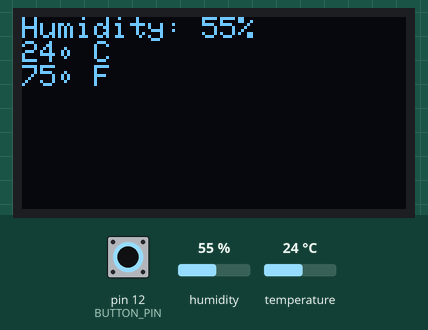
The sketch below on a simulated Arduino Uno, built with avr-gcc and run on an emulated ATmega328P. Shown: 128×64 one-colour display. The test bench sets the inputs (shaded band); at power-on: pin 12 (BUTTON_PIN) HIGH, humidity 55 %, temperature 24 °C. What the sketch prints to the serial monitor is not drawn.

3.3 s: pin 12 (BUTTON_PIN) pulled LOW for 0.15 s
Above: at 3.44 s.
5.0 s: pin 12 (BUTTON_PIN) pulled LOW for 1 s
7.5 s: pin 12 (BUTTON_PIN) pulled LOW for 3.2 s
Timing chart, 0 to 10.5 s (numbered marks = the images above; inputs shaded):
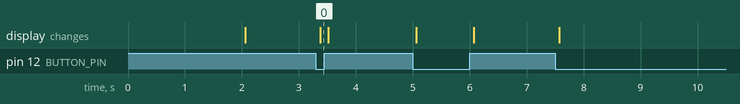

Measured:
- after the input at 3.3 s, the display: changes after 0.08 s (image 0)

The sketch:

IOT_button_OLED_dht22.ino
```cpp
// Include necessary libraries
#include <Wire.h>
#include <Adafruit_GFX.h>
#include <Adafruit_SSD1306.h>
#include <DHT.h>

// Declarations:
// For the button ...
#define BUTTON_PIN 12   // The number of the pushbutton pin
int lastState = LOW;    // The previous state from the input pin
int currentState;   // The current reading from the input pin

// For the DHT22 and temp values
#define DHTPIN 14   // What pin DHT22 is connected to
#define DHTTYPE DHT22   // DHT 22  (AM2302)
DHT dht(DHTPIN, DHTTYPE);   // Initialize DHT sensor
float hum = 0.0;    // Set initial values
float tempC = 0.0;
float tempF = 0.0;
unsigned long previousMillis = 0;   // Will store time last temp was read
const long interval = 2000;   // Interval at which to read sensor

// set screen size of the OLED
#define SCREEN_WIDTH 128    // OLED display width, in pixels
#define SCREEN_HEIGHT 64    // OLED display height, in pixels

// Declaration for an SSD1306 display connected to I2C (SDA, SCL pins)
#define OLED_RESET -1   // Reset pin # (or -1 if sharing Arduino reset pin)
Adafruit_SSD1306 display(SCREEN_WIDTH, SCREEN_HEIGHT, &Wire, OLED_RESET);

// Set text for various debug output strings
String helloWorld = "Ready!";
String button_pressed = "Button pressed!";
String button_released = "Button released...";

void setup() {
  // Code here runs once at startup:

  // Open serial port for debug output and let us know we're ready
  Serial.begin(115200);
  delay(2000);
  Serial.println();
  Serial.println(helloWorld);

  // Set parameters for pin used with pushbutton
  pinMode(BUTTON_PIN, INPUT_PULLUP);

  // SSD1306_SWITCHCAPVCC = generate display voltage from 3.3V internally
  if (!display.begin(SSD1306_SWITCHCAPVCC, 0x3C)) {   // Address 0x3C for 128x32
    Serial.println(F("SSD1306 allocation failed"));
    for (;;);   // Don't proceed, loop forever
  }

  dht.begin();      // start up the DHT sensor
}

void printTextToOLED() {    // This function allows for printing text to OLED
  display.clearDisplay();   // Clear the display buffer

  // Show the display buffer on the screen.
  // You MUST call display() after
  // drawing commands to make them visible on screen!
  display.display();

  // Invert display color. Commented out (below) for later use.
  // display.invertDisplay(true);

  display.setRotation(0);   // Rotate display 180

  // Set various bits for how text will render and where
  display.setTextSize(1);   // Normal 1:1 pixel scale
  display.setTextColor(SSD1306_WHITE);    // Draw white text
  display.setCursor(0, 0);    // Start at top-left corner
}

void DHT_readAndStore() {
  // Wait at least 2 seconds seconds between measurements.
  // If the difference between the current time and last time you read
  // the sensor is bigger than the interval you set, read the sensor.
  // Works better than delay for things happening elsewhere also ...
  unsigned long currentMillis = millis();

  if (currentMillis - previousMillis >= interval) {
    // Save the last time you read the sensor
    previousMillis = currentMillis;

    //Read data and store it to variables
    hum = dht.readHumidity();
    tempC = dht.readTemperature();
    tempF = tempC * 9 / 5 + 32;
  }
}

void loop() {
  // Code here will run repeatedly after setup() is run once:

  // Call function to read and store DHT22 data
  // DHT_readAndStore();

  // Read the state of the switch/button:
  currentState = digitalRead(BUTTON_PIN);

  if (lastState == HIGH && currentState == LOW)  {    // Button is pressed
    DHT_readAndStore();   // Call function to read and store DHT22 data
    Serial.println();
    Serial.println(button_pressed);   // Serial output below is for debugging
    Serial.println((String)"Humidity: " + hum);
    Serial.println((String)"Celsius: " + tempC);
    Serial.println((String)"Fahrenheit: " + tempF);

    printTextToOLED();    // Calls function to set up OLED for updated info
    display.println((String) "Humidity: " + int(round(hum)) + "%");
    display.println((String) int(round(tempC)) + char(9) + " C");
    display.println((String) int(round(tempF)) + char(9) + " F");
  }

  else if (lastState == LOW && currentState == HIGH) {    // Button is released
    Serial.println(button_released);
    display.clearDisplay();
  }

  // Display applicable screen buffer on OLED
  display.display();

  // Save the the last state of button
  lastState = currentState;
  delay(20);    // debounce timer
}
```
